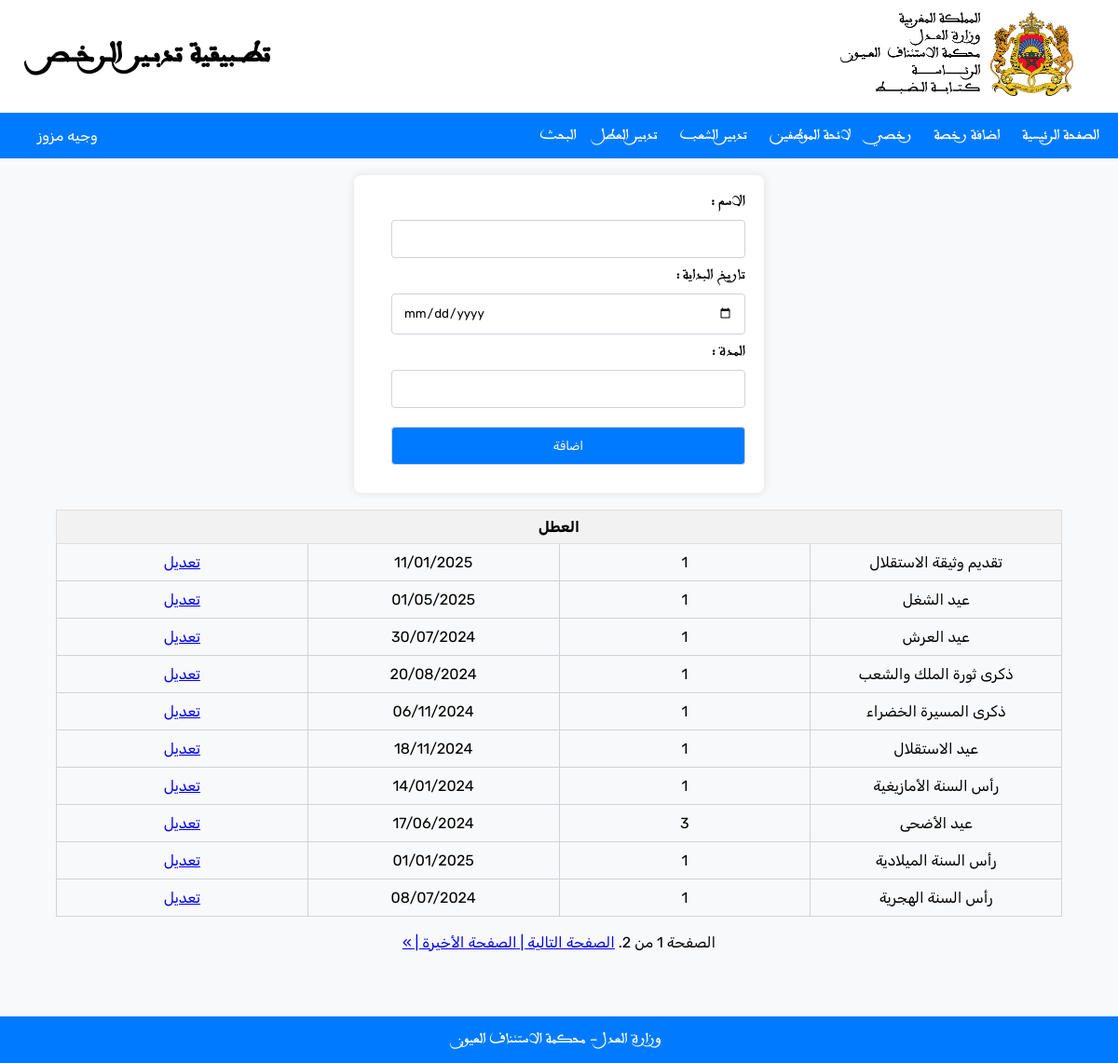
The page /manage_holidays/ (signed in) on the database its author committed.
### Manager/models.py (models this page shows, shortened)
class holidays(models.Model):
    name = models.CharField(max_length=100)
    holidayStartingDay = models.DateField()
    duration = models.IntegerField()

### Manager/views.py (the view)
# urls.py: path('manage_holidays/', manage_holidays, name='manage_holidays'),
@login_required
def manage_holidays(request):
    if request.user.employee.isAdmin:
        if request.method == 'POST':
            name = request.POST.get('name')
            starting_date = request.POST.get('starting_date')
            duration = request.POST.get('duration')
            holiday = holidays.objects.create(name=name, holidayStartingDay=starting_date, duration=duration)
            messages.success(request, "تمت اضافة العطلة بنجاح")
            return redirect('manage_holidays')
        else:
            holidays_list = holidays.objects.all()
            paginator = Paginator(holidays_list, 10)  # Show 10 holidays per page
            page = request.GET.get('page')
            try:
                holidays_page = paginator.page(page)
            except PageNotAnInteger:
                holidays_page = paginator.page(1)
            except EmptyPage:
                holidays_page = paginator.page(paginator.num_pages)
            return render(request, 'manageHolidays.html', {'holidays': holidays_page})
    else:
        return redirect(reverse('not_admin'))

### Manager/templates/manageHolidays.html (shortened to what this page needs)
<!DOCTYPE html>
<html lang="ar" dir="rtl">
    <head>
        {% load static %}
        <link rel="stylesheet" type="text/css" href="{% static 'home.css' %}">
    </head>
    <body>
        <div class="header">
            <a href="/home">
                <img class="logo" src="{% static 'images\logo.png' %}" alt="Logo">
            </a>
            <h1 class="title">تطــبيقية تدبـير الـرخــص</h1>
        </div>
        <div class="navbar">
        {% if request.user.employee.isAdmin %}
                <ul>
                    <li><a href="/admin_home">الصفحة الرئيسية</a></li>
                    <li><a href="/add_leave"> اضافة رخصة </a></li>
                    <li><a href="/my_leaves"> رخصي </a></li>
                    <li><a href="/all_employees"> لائحة الموظفين </a></li>
                    <li><a href="/add_department"> تدبير الشعب </a></li>
                    <li><a href="/manage_holidays"> تدبير العطل </a></li>
                    <li><a href="/search"> البحث </a> </li>
                </ul>
                <ul>
                    <li class="username">{{ request.user.get_full_name }}</li>
                </ul>
        {% endif %}
        </div>
        <div class="body">
            <main>
                    <div class="add_holiday">
                        <form name="add_holiday" method="post">
                            <label for="name">الاسم : </label>
                            <input id="name" name="name" type="text" required>
                            <label for="starting_date">تاريخ البداية : </label>
                            <input id="starting_date" name="starting_date" type="date" required>
                            <label for="duration">المدة : </label><br>
                            <input id="duration" name="duration" type="number" required>
                            <button type="submit">اضافة</button>
                        </form>
                        <br>
                    </div>
                    <div class="list_holidays">
                        <table>
                            <tr>
                                <th colspan="4"> العطل </th>
                            </tr>
                            {% for holiday in holidays  %}
                            <tr>
                                <td>{{ holiday.name }}</td>
                                <td>{{ holiday.duration }}</td>
                                <td>{{ holiday.holidayStartingDay|date:'d/m/Y' }}</td>
                                <td>
                                    <a href="{% url 'edit_holiday' holiday.id %}">تعديل</a>
                                </td>
                            </tr>
                            {% endfor %}
                        </table>
                        <br>
                        {% if holidays.has_other_pages %}
                        <div class="pagination">
                            <span class="step-links">
                                <span class="current">
                                    الصفحة {{ holidays.number }} من {{ holidays.paginator.num_pages }}.
                                </span>
                                {% if holidays.has_next %}
                                    <a href="?page={{ holidays.next_page_number }}">الصفحة التالية | </a>
                                    <a href="?page={{ holidays.paginator.num_pages }}">الصفحة الأخيرة | &raquo;</a>
                                {% endif %}
                            </span>
                        </div>
                        {% endif %}
                    </div>
                    </main>
                    </div>
        <div class="footer">
            <p class="copyright">وزارة العدل - محكمة الاستئناف العيون</p>
        </div>
    </body>
</html>

### Manager/static/home.css (style rules this page uses)
body { font-family: Arabswell, sans-serif; margin: 0; padding: 0; text-align: center; background-color: #f8f9fa; }
.title { font-family: Arabswell, sans-serif; }
div .pagination { font-family: Rubik, serif; }
.header { font-family: Arabswell, sans-serif; background-color: white; padding: 1% 4%; display: flex; align-items: center; justify-content: space-between; }
.logo { width: 250px; height: auto; }
.footer { color: white; background-color: #007bff; position: fixed; left: 0; bottom: 0; width: 100%; text-align: center; }
.username { float: left; }
.body { padding-top: 1.5%; padding-bottom: 10%; }
.username { font-family: Rubik, serif; }
table { font-family: Rubik, serif; width: 90%; border-collapse: collapse; margin-left: auto; margin-right: auto; }
.body td { padding: 10px; border: 1px solid #ced4da; text-align: center; }
.navbar { background-color: #007bff; color: #fff; display: flex; justify-content: space-between; align-items: center; padding: 15px 20px; }
.navbar ul { list-style-type: none; margin: 0; padding: 0; }
.navbar li { display: inline; margin-left: 20px; }
.navbar li a { text-decoration: none; color: #FFF; }
main form { max-width: 400px; margin: 0 auto; padding: 20px; background-color: white; border-radius: 8px; box-shadow: 0 0 10px rgba(0, 0, 0, 0.1); text-align: right; }
main input[type="name"], main input[type="text"], main input[type="password"], main input[type="button"], main input[type="number"], main button, main input[type="date"], select { font-family: Rubik, serif; width: calc(100% - 20px); padding: 12px; margin-bottom: 10px; margin-top: 10px; border: 1px solid #ced4da; border-radius: 4px; box-sizing: border-box; }
main button { background-color: #007bff; color: white; }
th, td { border: 1px solid #ddd; padding: 8px; text-align: center; width: 18%; }
th { background-color: #f2f2f2; font-weight: bold; }
.add_holiday { width: 50%; margin: auto; }

### rows shown on the page
holidays: name "تقديم وثيقة الاستقلال", duration "1", holidayStartingDay "11/01/2025"
holidays: name "عيد الشغل", duration "1", holidayStartingDay "01/05/2025"
holidays: name "عيد العرش", duration "1", holidayStartingDay "30/07/2024"
holidays: name "ذكرى ثورة الملك والشعب", duration "1", holidayStartingDay "20/08/2024"
holidays: name "ذكرى المسيرة الخضراء", duration "1", holidayStartingDay "06/11/2024"
holidays: name "عيد الاستقلال", duration "1", holidayStartingDay "18/11/2024"
holidays: name "رأس السنة الأمازيغية", duration "1", holidayStartingDay "14/01/2024"
holidays: name "عيد الأضحى", duration "3", holidayStartingDay "17/06/2024"
holidays: name "رأس السنة الميلادية", duration "1", holidayStartingDay "01/01/2025"
holidays: name "رأس السنة الهجرية", duration "1", holidayStartingDay "08/07/2024"

### other values the page prints
{{ request.user.get_full_name }} "وجيه مزوز"
{{ holidays.number }} "1"
{{ holidays.paginator.num_pages }} "2"
